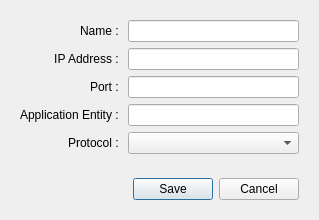
<?xml version="1.0" encoding="UTF-8"?>
<ui version="4.0">
 <class>PACSRegisterDialog</class>
 <widget class="QDialog" name="PACSRegisterDialog">
  <property name="geometry">
   <rect>
    <x>0</x>
    <y>0</y>
    <width>319</width>
    <height>213</height>
   </rect>
  </property>
  <property name="windowTitle">
   <string>PACS Setting</string>
  </property>
  <property name="sizeGripEnabled">
   <bool>false</bool>
  </property>
  <layout class="QVBoxLayout" name="verticalLayout">
   <item>
    <widget class="QWidget" name="widget" native="true">
     <layout class="QGridLayout" name="gridLayout_2">
      <item row="0" column="0">
       <widget class="QLabel" name="label">
        <property name="text">
         <string>Name : </string>
        </property>
        <property name="alignment">
         <set>Qt::AlignRight|Qt::AlignTrailing|Qt::AlignVCenter</set>
        </property>
       </widget>
      </item>
      <item row="3" column="1">
       <widget class="QLineEdit" name="editApplicationEntity"/>
      </item>
      <item row="2" column="0">
       <widget class="QLabel" name="label_3">
        <property name="text">
         <string>Port : </string>
        </property>
        <property name="alignment">
         <set>Qt::AlignRight|Qt::AlignTrailing|Qt::AlignVCenter</set>
        </property>
       </widget>
      </item>
      <item row="1" column="0">
       <widget class="QLabel" name="label_2">
        <property name="text">
         <string>IP Address : </string>
        </property>
        <property name="alignment">
         <set>Qt::AlignRight|Qt::AlignTrailing|Qt::AlignVCenter</set>
        </property>
       </widget>
      </item>
      <item row="0" column="1">
       <widget class="QLineEdit" name="editName"/>
      </item>
      <item row="3" column="0">
       <widget class="QLabel" name="label_4">
        <property name="text">
         <string>Application Entity : </string>
        </property>
        <property name="alignment">
         <set>Qt::AlignRight|Qt::AlignTrailing|Qt::AlignVCenter</set>
        </property>
       </widget>
      </item>
      <item row="1" column="1">
       <widget class="QLineEdit" name="editIPAddress"/>
      </item>
      <item row="2" column="1">
       <widget class="QLineEdit" name="editPort"/>
      </item>
      <item row="4" column="0">
       <widget class="QLabel" name="label_5">
        <property name="text">
         <string>Protocol : </string>
        </property>
        <property name="alignment">
         <set>Qt::AlignRight|Qt::AlignTrailing|Qt::AlignVCenter</set>
        </property>
       </widget>
      </item>
      <item row="4" column="1">
       <widget class="QComboBox" name="cboProtocol"/>
      </item>
     </layout>
    </widget>
   </item>
   <item>
    <widget class="QWidget" name="widget_2" native="true">
     <layout class="QHBoxLayout" name="horizontalLayout">
      <item>
       <spacer name="horizontalSpacer">
        <property name="orientation">
         <enum>Qt::Horizontal</enum>
        </property>
        <property name="sizeHint" stdset="0">
         <size>
          <width>40</width>
          <height>20</height>
         </size>
        </property>
       </spacer>
      </item>
      <item>
       <widget class="QPushButton" name="btnSave">
        <property name="sizePolicy">
         <sizepolicy hsizetype="Fixed" vsizetype="Fixed">
          <horstretch>0</horstretch>
          <verstretch>0</verstretch>
         </sizepolicy>
        </property>
        <property name="text">
         <string>Save</string>
        </property>
       </widget>
      </item>
      <item>
       <widget class="QPushButton" name="btnCancel">
        <property name="sizePolicy">
         <sizepolicy hsizetype="Fixed" vsizetype="Fixed">
          <horstretch>0</horstretch>
          <verstretch>0</verstretch>
         </sizepolicy>
        </property>
        <property name="text">
         <string>Cancel</string>
        </property>
       </widget>
      </item>
     </layout>
    </widget>
   </item>
   <item>
    <spacer name="verticalSpacer">
     <property name="orientation">
      <enum>Qt::Vertical</enum>
     </property>
     <property name="sizeHint" stdset="0">
      <size>
       <width>20</width>
       <height>40</height>
      </size>
     </property>
    </spacer>
   </item>
  </layout>
 </widget>
 <tabstops>
  <tabstop>editName</tabstop>
  <tabstop>editIPAddress</tabstop>
  <tabstop>editPort</tabstop>
  <tabstop>editApplicationEntity</tabstop>
  <tabstop>btnSave</tabstop>
  <tabstop>btnCancel</tabstop>
 </tabstops>
 <resources/>
 <connections/>
</ui>
